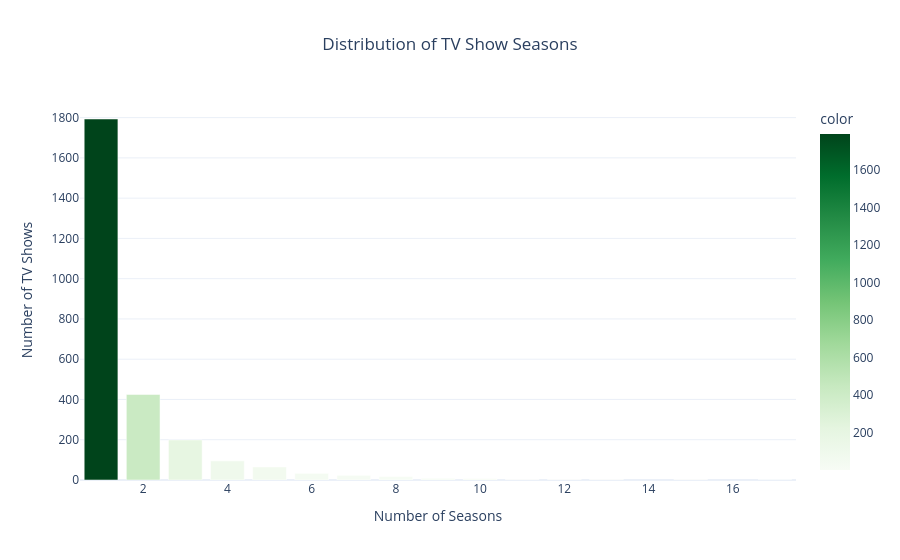

Notebook code cell kept with this figure:
### Code cell
fig = px.bar(
    x=season_count.index,
    y=season_count.values,
    title="Distribution of TV Show Seasons",
    labels={
        "x": "Number of Seasons",
        "y": "Number of TV Shows"
    },
    color=season_count.values,
    color_continuous_scale="Greens"
)

fig.update_layout(
    title_x=0.5,
    template="plotly_white"
)

fig.show()

### Figure 1 — Plotly figure (JSON) as saved in the notebook; plotly's stock layout.template omitted (floating-point values rounded to 4 significant figures)
{"data": [{"hovertemplate": "Number of Seasons=%{x}<br>Number of TV Shows=%{y}<br>color=%{marker.color}<extra></extra>", "legendgroup": "", "marker": {"color": [1793, 425, 199, 95, 65, 33, 23, 17, 9, 7, 2, 2, 3, 2, 1], "coloraxis": "coloraxis", "pattern": {"shape": ""}}, "name": "", "orientation": "v", "showlegend": false, "textposition": "auto", "type": "bar", "x": [1, 2, 3, 4, 5, 6, 7, 8, 9, 10, 11, 12, 13, 15, 17], "xaxis": "x", "y": [1793, 425, 199, 95, 65, 33, 23, 17, 9, 7, 2, 2, 3, 2, 1], "yaxis": "y"}], "layout": {"barmode": "relative", "coloraxis": {"colorbar": {"title": {"text": "color"}}, "colorscale": [[0, "rgb(247,252,245)"], [0.125, "rgb(229,245,224)"], [0.25, "rgb(199,233,192)"], [0.375, "rgb(161,217,155)"], [0.5, "rgb(116,196,118)"], [0.625, "rgb(65,171,93)"], [0.75, "rgb(35,139,69)"], [0.875, "rgb(0,109,44)"], [1, "rgb(0,68,27)"]]}, "legend": {"tracegroupgap": 0}, "title": {"text": "Distribution of TV Show Seasons", "x": 0.5}, "xaxis": {"anchor": "y", "domain": [0, 1], "title": {"text": "Number of Seasons"}}, "yaxis": {"anchor": "x", "domain": [0, 1], "title": {"text": "Number of TV Shows"}}}}
